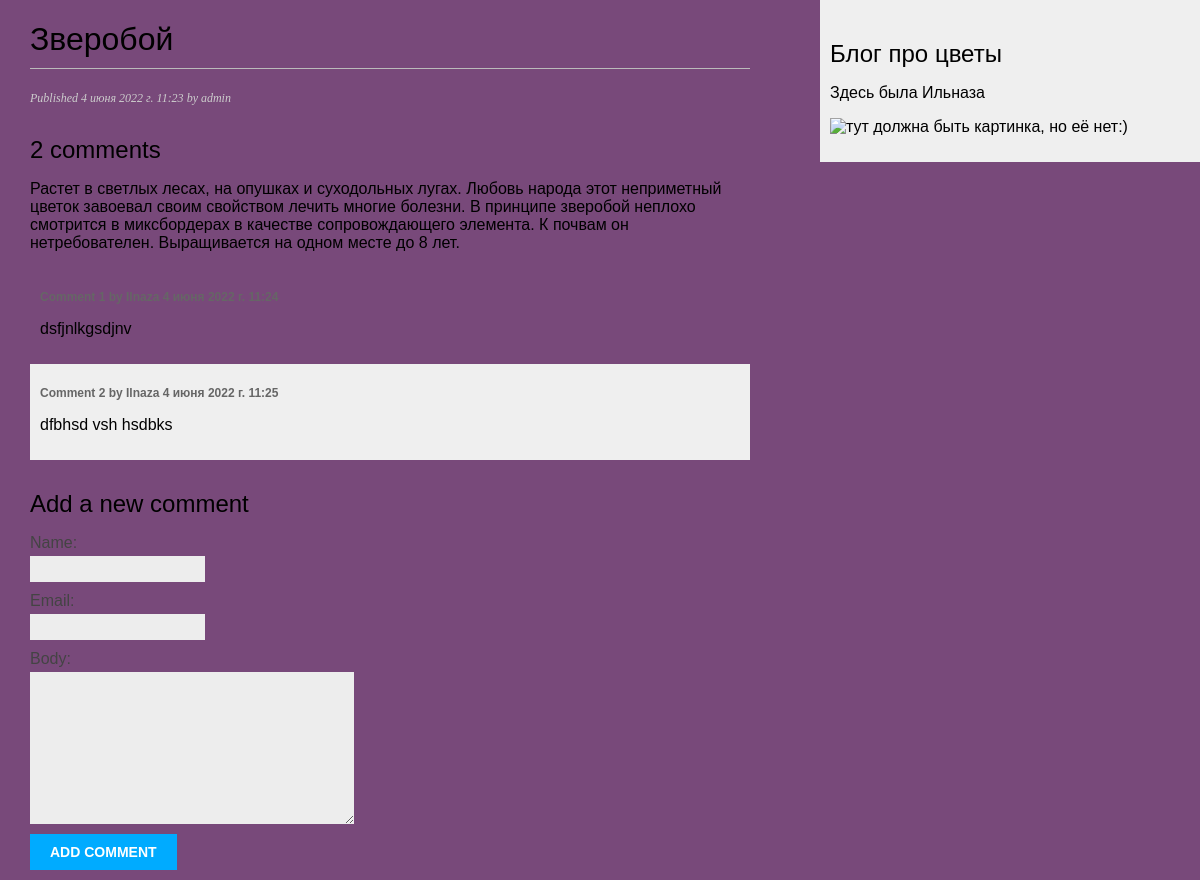
The app's page /blog/4/ with its own data.
### blog/models.py (models this page shows, shortened)
class Post(models.Model):
    class Status(models.TextChoices):
        DRAFT = 'DF', 'Draft'
        PUBLISHED = 'PB', 'Published'
    title = models.CharField(max_length=250)
    slug = models.SlugField(max_length=250)
    author = models.ForeignKey(User,
                               on_delete=models.CASCADE,
                               related_name='blog_posts')
    body = models.TextField()
    publish = models.DateTimeField(default=timezone.now)
    created = models.DateTimeField(auto_now_add=True)
    updated = models.DateTimeField(auto_now=True)
    status = models.CharField(max_length=2,
                              choices=Status.choices,
                              default=Status.DRAFT)
    objects = models.Manager() # The default manager.
    published = PublishedManager() # Our custom manager.

class Comment(models.Model):
    post = models.ForeignKey(Post, on_delete=models.CASCADE, related_name='comments')
    name = models.CharField(max_length=80)
    email = models.EmailField()
    body = models.TextField()
    created = models.DateTimeField(auto_now_add=True)
    updated = models.DateTimeField(auto_now=True)
    active = models.BooleanField(default=True)
    class Meta:
        ordering = ['created']
        indexes = [
            models.Index(fields=['created']),
        ]

### blog/views.py (the view)
# urls.py: path('<int:id>/', views.post_detail, name='post_detail'),
def post_detail(request, id):
    post = get_object_or_404(Post, id=id, status=Post.Status.PUBLISHED)
    comments = post.comments.filter(active=True)
    form = CommentForm()
    return render(request, 'blog/post/detail.html', {'post': post, 'comments': comments,'form': form})

### blog/forms.py
class CommentForm(forms.ModelForm):
    class Meta:
        model = Comment
        fields = ['name', 'email', 'body']

### blog/templates/blog/post/detail.html (shortened to what this page needs)
{% extends "blog/base.html" %}
{% block content %}
  <h1>{{ post.title }}</h1>
  <p class="date">
    Published {{ post.publish }} by {{ post.author }}
  </p>
  {% with comments.count as total_comments %}
	<h2>{{ total_comments }} comment{{ total_comments|pluralize }}</h2>
  {% endwith %}
  {{ post.body|linebreaks }}
{% for comment in comments %}
	<div class="comment">
		<p class="info">
			Comment {{ forloop.counter }} by {{ comment.name }}
			{{ comment.created }}
		</p>
		{{ comment.body|linebreaks }}
	</div>
{% empty %}
 <p>There are no comments yet.</p>
{% endfor %}
<h2>Add a new comment</h2>
	<form action="{% url "blog:post_comment" post.id %}" method="post">
		{{ form.as_p }}
		<p><input type="submit" value="Add comment"></p>
	</form>
{% endblock %}

### blog/static/css/blog.css (style rules this page uses)
body { margin:0; padding:0; font-family:helvetica, sans-serif; background-color: #78497a }
h1 { font-weight:normal; border-bottom:1px solid #bbb; padding:0 0 10px 0; }
h2 { font-weight:normal; margin:30px 0 0; }
p.date { color:#ccc; font-family: georgia, serif; font-size: 12px; font-style: italic; }
label { float:left; clear:both; color:#444; margin-bottom:4px; }
input, textarea { clear:both; float:left; margin:0 0 10px; background:#ededed; border:0; padding:6px 10px; font-size:12px; }
input[type=submit] { font-weight:bold; background:#00abff; color:#fff; padding:10px 20px; font-size:14px; text-transform:uppercase; }
.comment { padding:10px; }
.comment:nth-child(even) { background:#efefef; }
.comment .info { font-weight:bold; font-size:12px; color:#666; }

### records on screen
Post: title "Зверобой", publish "4 июня 2022 г. 11:23", author "admin", body "Растет в светлых лесах, на опушках и суходольных лугах. Любовь народа этот неприметный цветок завоевал своим свойством лечить многие болезни. В принципе зверобой неплохо смотрится в миксбордерах в качестве сопровождающего элемента. К почвам он нетребователен. Выращивается на одном месте до 8 лет."
Comment: body "dsfjnlkgsdjnv"
Comment: name "Ilnaza", created "4 июня 2022 г. 11:25", body "dfbhsd vsh hsdbks"

### other values on screen
{{ total_comments }} "2"
